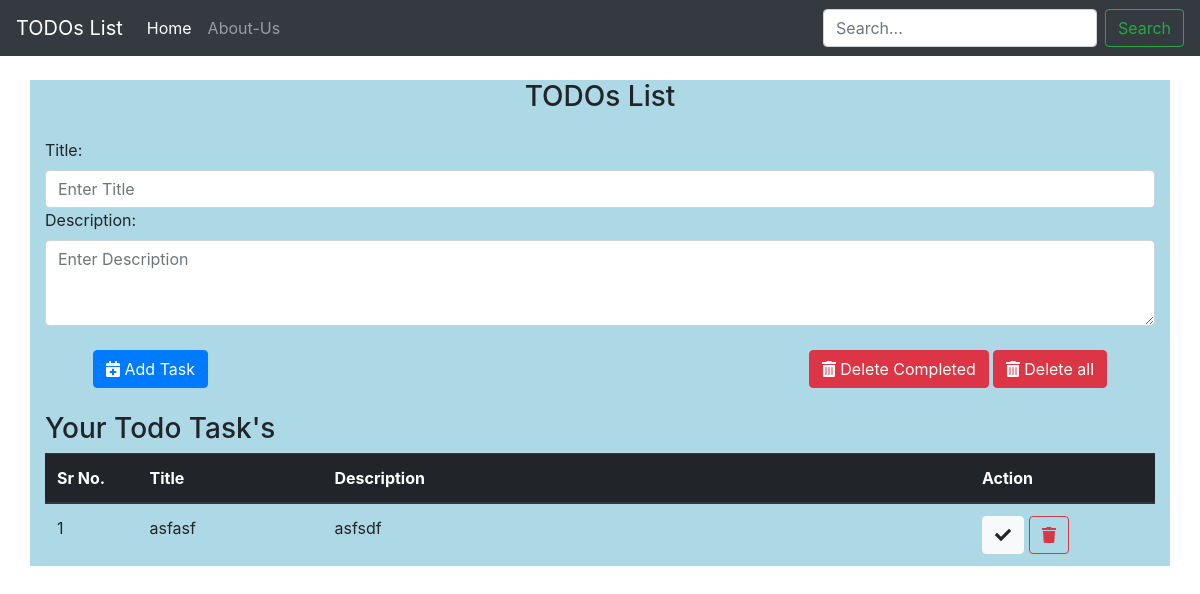
The app's page /, older data.
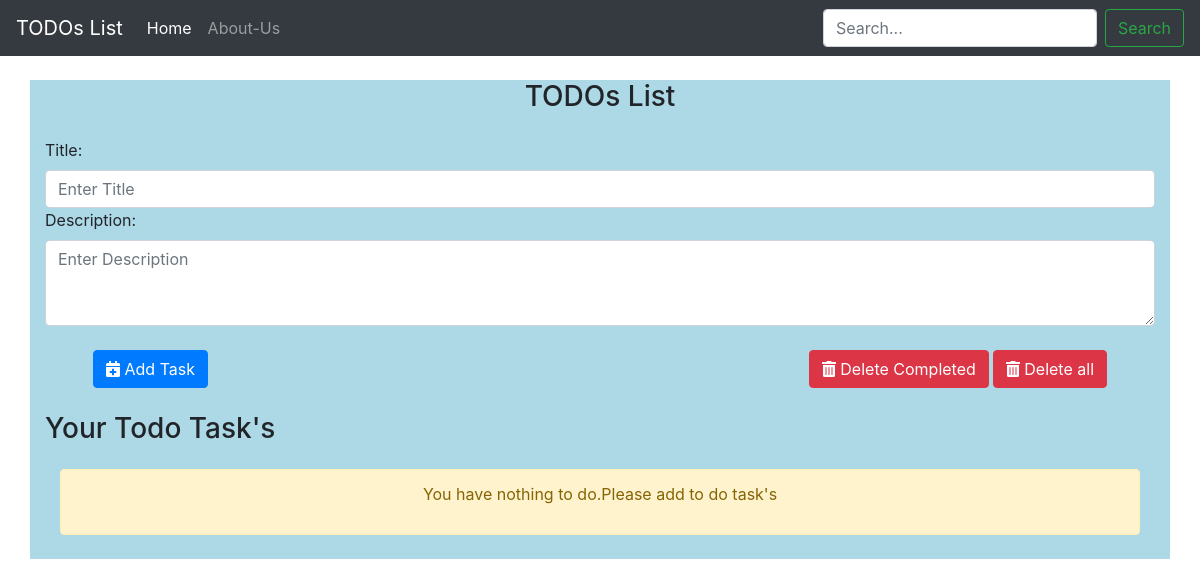
The same page, newer data.
### todolist_app/models.py (models this page shows, shortened)
class TodoItem(models.Model):
    title = models.CharField(max_length=50)
    description = models.CharField(max_length=1000)
    is_completed = models.BooleanField(default=False)

### todolist_app/views.py (the view)
# urls.py: 2. Add a URL to urlpatterns:  path('', views.home, name='home')
def home(request):
    todo_items = TodoItem.objects.all().order_by('id')
    form = TodoListForm()
    search_form = TodoListSearchForm()
    data = {'todo_items': todo_items, 'form': form, 'search_form': search_form}
    return render(request, 'todolist_app/home.html', data)

### todolist_app/forms.py
class TodoListForm(forms.Form):
    title = forms.CharField(label='Title', max_length=100,
                            widget=forms.TextInput(
                                attrs={
                                    'class': 'form-control', 'aria-describedby': 'titlehelp', 'placeholder': 'Enter Title'
                                }))
    description = forms.CharField(label='Description', max_length=1000,
                                  widget=forms.Textarea(
                                      attrs={
                                        'class': 'form-control', 'rows': '3', 'placeholder': 'Enter Description'
                                      }))

class TodoListSearchForm(forms.Form):
    search_string = forms.CharField(label='', max_length=50,
                                    widget=forms.TextInput(
                                        attrs={
                                            'class': 'form-control mr-sm-2', 'type': 'search', 'placeholder': 'Search...', 'aria-label': 'Search'
                                        }))

### todolist_app/templates/todolist_app/home.html (shortened to what this page needs)
{% extends "./basic.html" %}
{% block body %}
    <div class="container">
        <h3 class="text-center my-4">TODOs List</h3>
        <form action="{% url 'addItem' %}" method="post">
            {{ form }}
            <br />
            <button type="submit" class="ml-5 btn btn-primary">
                <i class="fas fa-calendar-plus"> </i> Add Task
            </button>
            <a href="{% url 'deleteAllItem' %}"
               class="mr-5 btn btn-danger float-right"><i class="fas fa-trash-alt">   </i> Delete all</a>
            <a href="{% url 'deleteComplete' %}"
               class="mr-1 btn btn-danger float-right"><i class="fas fa-trash-alt">   </i> Delete Completed</a>
        </form>
        <div id="items" class="my-4">
            <h3>Your Todo Task's</h3>
            <table class="table">
                <colgroup>
                    <col class="col-md-1" />
                    <col class="col-md-2" />
                    <col class="col-md-7" />
                    <col class="col-md-2" />
                </colgroup>
                <thead class="thead-dark">
                    {% if todo_items %}
                        <tr>
                            <th>Sr No.</th>
                            <th>Title</th>
                            <th>Description</th>
                            <th>Action</th>
                        </tr>
                    {% endif %}
                </thead>
                <tbody id="tbody">
                    {% if todo_items %}
                        {% for todo_item in todo_items %}
                            <tr>
                                <td>{{ forloop.counter }}</td>
                                <td>{{ todo_item.title }}</td>
                                <td>{{ todo_item.description }}</td>
                                <td>
                                    {% if todo_item.is_completed %}
                                        <a href="{% url 'isComplete' todo_item.id %}">
                                            <button class="btn btn-outline-success">
                                                <i class="fas fa-check"></i>
                                            </button>
                                        </a>
                                    {% else %}
                                        <a href="{% url 'isComplete' todo_item.id %}">
                                            <button class="btn btn-light">
                                                <i class="fas fa-check"></i>
                                            </button>
                                        </a>
                                    {% endif %}
                                    <a href="{% url 'deleteItem' todo_item.id %}">
                                        <button class="btn btn-outline-danger">
                                            <i class="fas fa-trash"></i>
                                        </button>
                                    </a>
                                </td>
                            </tr>
                        {% endfor %}
                    {% else %}
                        {% if not is_search %}
                            <div class="col my-4">
                                <div class="alert alert-warning text-center" role="alert">
                                    <p>You have nothing to do.Please add to do task's</p>
                                </div>
                            </div>
                        {% else %}
                            <div class="col my-4">
                                <div class="alert alert-warning text-center" role="alert">
                                    <p>No task found</p>
                                </div>
                            </div>
                        {% endif %}
                    {% endif %}
                </tbody>
            </table>
        </div>
    </div>
{% endblock body %}

Row changes from the older to the newer data that the page shows:
removed TodoItem: title "asfasf", description "asfsdf", is_completed False (drawn)
Text that changed along with them:
text no longer shown: "Sr No. Title Description Action"
text now shown: "You have nothing to do.Please add to do task's"
